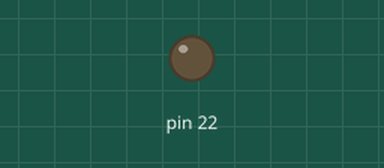
Simulated run of this sketch. Board: Arduino Mega 2560, built with avr-gcc and run on an emulated ATmega2560. Parts: output pins drawn as LEDs (lit = HIGH).

Above: at 0.1 s.
At 36.1 s:
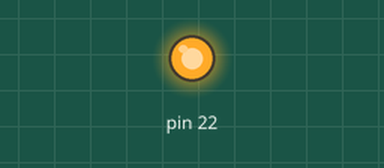
Timing chart, 0 to 37.6 s (numbered marks = the images above):
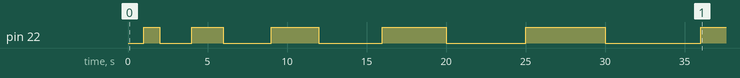

Measured:
- by itself, pin 22: LOW → HIGH at 1.0 s, → LOW 1.0 s later, → HIGH 2.0 s later, → LOW 2.0 s later, … (11 changes in this stretch)

The sketch:

Blinktest.ino
```cpp
int a;
void setup() {
  // put your setup code here, to run once:
  pinMode(22,OUTPUT);
  a=0;
}

void loop() {
  // put your main code here, to run repeatedly:
  digitalWrite(22,HIGH);
  delay(a);
  digitalWrite(22,LOW);
  a=a+1000;
  delay(a);
}
```
